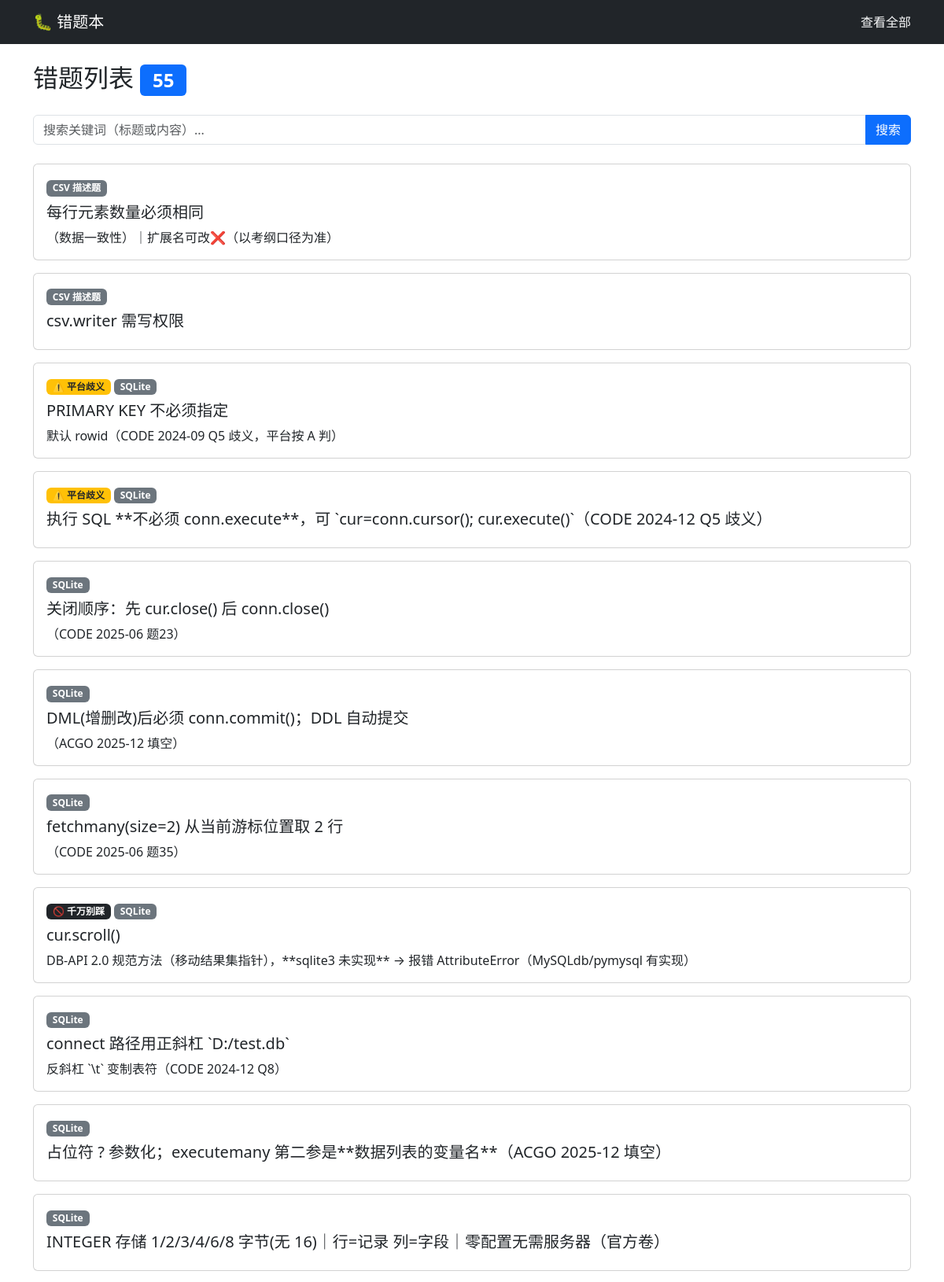
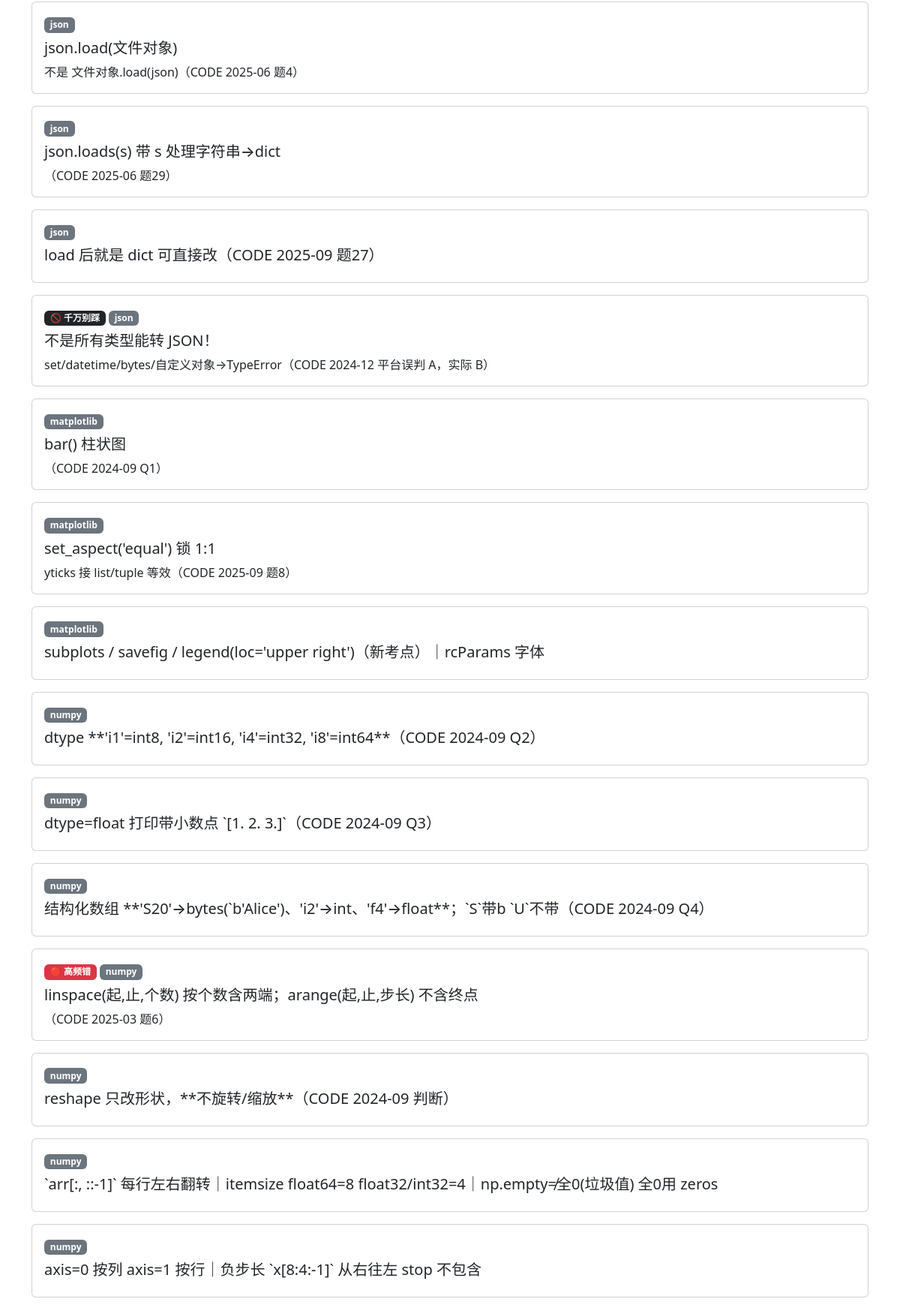
Screenshot of /search (upper part) with the database file from the repository (2 pictures, top to bottom).
### tables this page shows
CREATE TABLE wrong_notes (
    id       INTEGER PRIMARY KEY AUTOINCREMENT,
    category TEXT,           -- 分类（如"文件操作"）
    title    TEXT,           -- **加粗**的标题
    content  TEXT,           -- 完整内容（去掉 - **title**： 后面的）
    priority TEXT            -- 🔴/⚠️/🚫/空字符串
    );

### app.py (the view)
@app.route('/search')
def search():
    keyword = request.args.get('q', '').strip()
    conn = sqlite3.connect(DB_PATH)
    conn.row_factory = dict_factory
    cur = conn.cursor()
    if keyword:
        cur.execute('SELECT * FROM wrong_notes WHERE title LIKE ? OR content LIKE ?', (f'%{keyword}%', f'%{keyword}%'))
    else:
        cur.execute('SELECT * FROM wrong_notes ORDER BY category, id')
    rows = cur.fetchall()
    conn.close()
    return render_template('index.html', notes=rows, keyword=keyword)

### app.py (called while the page is built)
def dict_factory(cursor, row):
    return {col[0]: row[idx] for idx, col in enumerate(cursor.description)}

### templates/index.html (shortened to what this page needs)
{% extends "base.html" %}
{% block content %}
<h2 class="mb-4">
    {% if keyword %}
        搜索 "{{ keyword }}" 的结果 <span class="badge bg-primary">{{ notes|length }}</span>
    {% elif category %}
        分类：{{ category }} <span class="badge bg-primary">{{ notes|length }}</span>
    {% else %}
        错题列表 <span class="badge bg-primary">{{ notes|length }}</span>
    {% endif %}
</h2>
<form action="/search" method="get" class="mb-4">
    <div class="input-group">
        <input type="text" name="q" class="form-control" placeholder="搜索关键词（标题或内容）..." value="{{ keyword or '' }}">
        <button class="btn btn-primary" type="submit">搜索</button>
    </div>
</form>
{% for note in notes %}
<div class="card mb-3">
    <div class="card-body">
        {% if note.priority == '🔴' %}
            <span class="badge bg-danger">🔴 高频错</span>
        {% elif note.priority == '⚠️' %}
            <span class="badge bg-warning text-dark">⚠️ 平台歧义</span>
        {% elif note.priority == '🚫' %}
            <span class="badge bg-dark">🚫 千万别踩</span>
        {% endif %}
        <a href="/category/{{ note.category }}" class="badge bg-secondary text-decoration-none">
            {{ note.category }}
        </a>
        <h5 class="card-title mt-2">{{ note.title }}</h5>
        {% if note.content %}
            <p class="card-text">{{ note.content }}</p>
        {% endif %}
    </div>
</div>
{% endfor %}
{% endblock -%}

### rows the page displays
wrong_notes: category "CSV 描述题", title "每行元素数量必须相同", content "（数据一致性）｜扩展名可改❌（以考纲口径为准）"
wrong_notes: category "CSV 描述题", title "csv.writer 需写权限"
wrong_notes: priority "⚠️ 平台歧义", category "SQLite", title "PRIMARY KEY 不必须指定", content "默认 rowid（CODE 2024-09 Q5 歧义，平台按 A 判）"
wrong_notes: priority "⚠️ 平台歧义", category "SQLite", title "执行 SQL **不必须 conn.execute**，可 `cur=conn.cursor(); cur.execute()`（CODE 2024-12 Q5 歧义）"
wrong_notes: category "SQLite", title "关闭顺序：先 cur.close() 后 conn.close()", content "（CODE 2025-06 题23）"
wrong_notes: category "SQLite", title "DML(增删改)后必须 conn.commit()；DDL 自动提交", content "（ACGO 2025-12 填空）"
wrong_notes: category "SQLite", title "fetchmany(size=2) 从当前游标位置取 2 行", content "（CODE 2025-06 题35）"
wrong_notes: priority "🚫 千万别踩", category "SQLite", title "cur.scroll()", content "DB-API 2.0 规范方法（移动结果集指针），**sqlite3 未实现** → 报错 AttributeError（MySQLdb/pymysql 有实现）"
wrong_notes: category "SQLite", title "connect 路径用正斜杠 `D:/test.db`", content "反斜杠 `\\t` 变制表符（CODE 2024-12 Q8）"
wrong_notes: category "SQLite", title "占位符 ? 参数化；executemany 第二参是**数据列表的变量名**（ACGO 2025-12 填空）"
wrong_notes: category "SQLite", title "INTEGER 存储 1/2/3/4/6/8 字节(无 16)｜行=记录 列=字段｜零配置无需服务器（官方卷）"
wrong_notes: category "json", title "json.load(文件对象)", content "不是 文件对象.load(json)（CODE 2025-06 题4）"
wrong_notes: category "json", title "json.loads(s) 带 s 处理字符串→dict", content "（CODE 2025-06 题29）"
wrong_notes: category "json", title "load 后就是 dict 可直接改（CODE 2025-09 题27）"
wrong_notes: priority "🚫 千万别踩", category "json", title "不是所有类型能转 JSON！", content "set/datetime/bytes/自定义对象→TypeError（CODE 2024-12 平台误判 A，实际 B）"
wrong_notes: category "matplotlib", title "bar() 柱状图", content "（CODE 2024-09 Q1）"
wrong_notes: category "matplotlib", title "set_aspect('equal') 锁 1:1", content "yticks 接 list/tuple 等效（CODE 2025-09 题8）"
wrong_notes: category "matplotlib", title "subplots / savefig / legend(loc='upper right')（新考点）｜rcParams 字体"
wrong_notes: category "numpy", title "dtype **'i1'=int8, 'i2'=int16, 'i4'=int32, 'i8'=int64**（CODE 2024-09 Q2）"
wrong_notes: category "numpy", title "dtype=float 打印带小数点 `[1. 2. 3.]`（CODE 2024-09 Q3）"
wrong_notes: category "numpy", title "结构化数组 **'S20'→bytes(`b'Alice')、'i2'→int、'f4'→float**；`S`带b `U`不带（CODE 2024-09 Q4）"
wrong_notes: priority "🔴 高频错", category "numpy", title "linspace(起,止,个数) 按个数含两端；arange(起,止,步长) 不含终点", content "（CODE 2025-03 题6）"
wrong_notes: category "numpy", title "reshape 只改形状，**不旋转/缩放**（CODE 2024-09 判断）"
wrong_notes: category "numpy", title "`arr[:, ::-1]` 每行左右翻转｜itemsize float64=8 float32/int32=4｜np.empty≠全0(垃圾值) 全0用 zeros"
wrong_notes: category "numpy", title "axis=0 按列 axis=1 按行｜负步长 `x[8:4:-1]` 从右往左 stop 不包含"

### other values shown
{{ notes|length }} "55"
